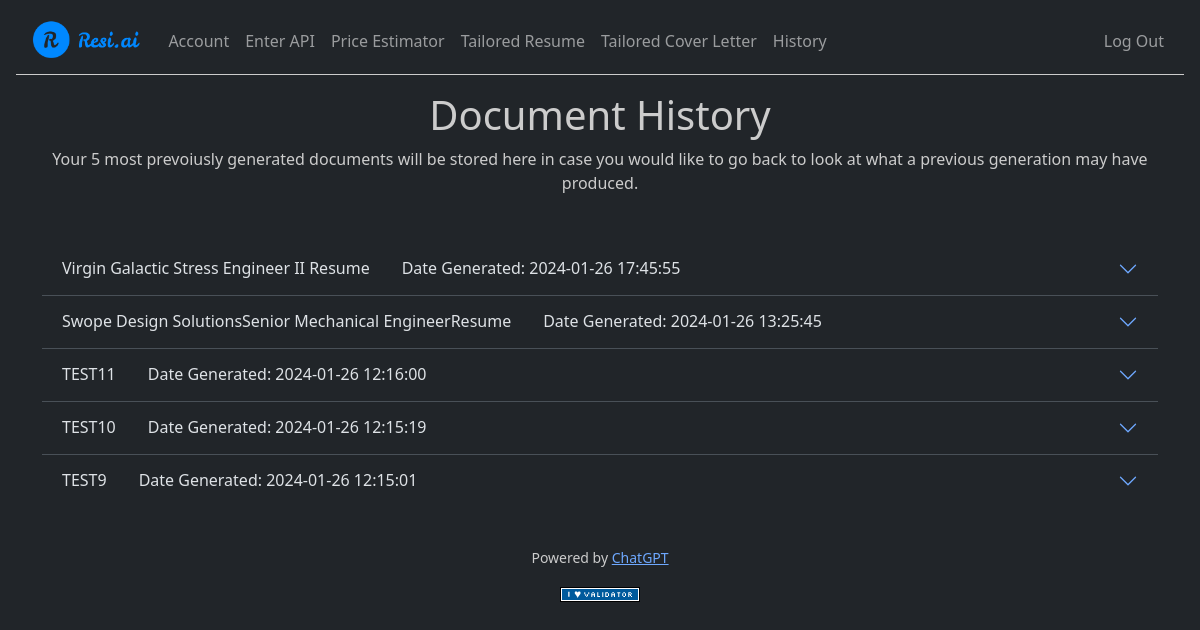
Page /history (signed in) on the earlier database version.
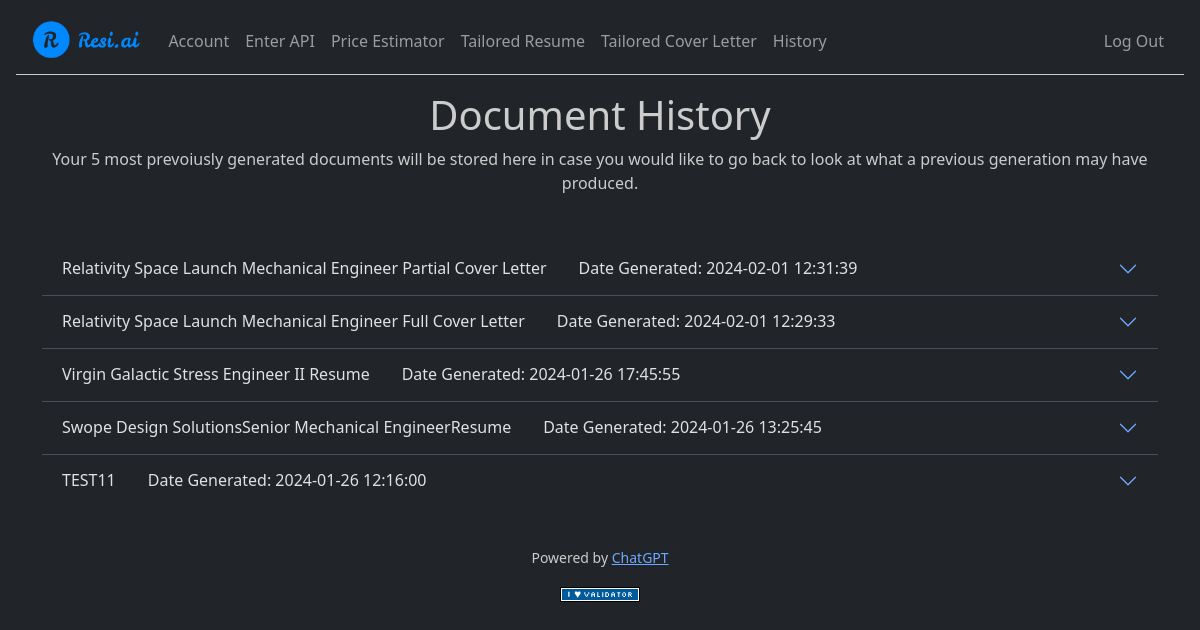
Same page on the later database version.
### tables this page shows
CREATE TABLE history (
id INTEGER PRIMARY KEY AUTOINCREMENT NOT NULL,
user_id INTEGER NOT NULL,
document_name TEXT NOT NULL,
company TEXT NOT NULL,
job_title TEXT NOT NULL,
document TEXT NOT NULL,
datetime TEXT NOT NULL,
FOREIGN KEY(user_id) REFERENCES users(id)
);

### app.py (the view)
@app.route("/history")
@login_required
def history():
    history = db.execute(
        "SELECT * FROM history WHERE user_id= ? ORDER BY datetime DESC;",
        session["user_id"]
    )
    return render_template("history.html", history=history)

### app.py (called while the page is built)
@app.after_request
def after_request(response):
    response.headers["Cache-Control"] = "no-cache, no-store, must-revalidate"
    response.headers["Expires"] = 0
    response.headers["Pragma"] = "no-cache"
    return response

### helpers.py (called while the page is built)
def login_required(f):
    @wraps(f)
    def decorated_function(*args, **kwargs):
        if session.get("user_id") is None:
            return redirect("/login")
        return f(*args, **kwargs)
    return decorated_function

### templates/history.html (shortened to what this page needs)
{% extends "layout.html" %}
{% block main %}
    <div class="mb-5">
        <h1>Document History</h1>
        <p>
            Your 5 most prevoiusly generated documents will be stored here in case you would like to go back to look at what a previous generation may have produced.
        </p>
    </div>
    <div class="accordion accordion-flush mb-4" id="accordionDocuments">
        {% for item in history %}
            <div class="accordion-item">
              <h2 class="accordion-header">
                <button class="accordion-button collapsed" type="button" data-bs-toggle="collapse" data-bs-target="#flush-collapse{{ item.id }}" aria-expanded="false" aria-controls="flush-collapse{{ item.id }}">
                  <span class="label-spacing">{{ item.document_name }}</span>
                  <span class="label-spacing">Date Generated: {{ item.datetime }}</span>
                </button>
              </h2>
            </div>
        {% endfor %}
    </div>
{% endblock %}

### templates/layout.html (shortened to what this page needs)
<!DOCTYPE html>
<html lang="en" data-bs-theme="dark">
    <head>
        <link href="https://cdn.jsdelivr.net/npm/bootstrap@5.3.2/dist/css/bootstrap.min.css" rel="stylesheet">
        <link href="/static/styles.css" rel="stylesheet">
    </head>
    <body>
        <nav class="navbar navbar-expand-md bg-dark" data-bs-theme="dark">
            <div class="container-fluid">
                <a class="navbar-brand" href="/">
                    <img src="../static/faviconio-logo/logo-header.png" alt="Resi.ai Logo">
                </a>
                <div class="collapse navbar-collapse" id="navbar">
                    {% if session["user_id"] %}
                        <ul class="navbar-nav me-auto mt-2">
                            <li class="nav-item"><a class="nav-link" href="/account">Account</a></li>
                            <li class="nav-item"><a class="nav-link" href="/api_key">Enter API</a></li>
                            <li class="nav-item"><a class="nav-link" href="/price_estimator">Price Estimator</a></li>
                            <li class="nav-item"><a class="nav-link" href="/">Tailored Resume</a></li>
                            <li class="nav-item"><a class="nav-link" href="/tailored_cover_letter">Tailored Cover Letter</a></li>
                            <li class="nav-item"><a class="nav-link" href="/history">History</a></li>
                        </ul>
                        <ul class="navbar-nav ms-auto mt-2">
                            <li class="nav-item"><a class="nav-link" href="/logout">Log Out</a></li>
                        </ul>
                    {% else %}
                        <ul class="navbar-nav ms-auto mt-2">
                            <li class="nav-item"><a class="nav-link" href="/about">About</a></li>
                            <li class="nav-item"><a class="nav-link" href="/register">Register</a></li>
                            <li class="nav-item"><a class="nav-link" href="/login">Log In</a></li>
                        </ul>
                    {% endif %}
                </div>
            </div>
        </nav>
        <main class="container py-3 text-center">
            {% block main %}{% endblock %}
        </main>
        <footer class="mb-5">
            <p class="mb-3 small text-center">
                Powered by <a href="https://openai.com/chatgpt">ChatGPT</a>
            </p>
            <form action="https://validator.w3.org/check" class="text-center" enctype="multipart/form-data" method="post" target="_blank">
                <input alt="Validate" src="/static/I_heart_validator.png" type="image">
            </form>
        </footer>
    </body>
</html>

### static/styles.css (style rules this page uses)
nav .navbar-brand { font-size: xx-large; }
.navbar { border-bottom: 1px solid #ccc; margin-left: 1rem; margin-right: 1rem; }
.navbar-brand img { border-radius: 5px; height: 2.5rem; width: auto; }
h1, p { color: #ccc; }
.label-spacing { margin-right: 2rem; }

Differences in the rows shown:
removed history: document_name "TEST10", datetime "2024-01-26 12:15:19"
removed history: document_name "TEST9", datetime "2024-01-26 12:15:01"
added history: document_name "Relativity Space Launch Mechanical Engineer Partial Cover Letter", datetime "2024-02-01 12:31:39"
added history: document_name "Relativity Space Launch Mechanical Engineer Full Cover Letter", datetime "2024-02-01 12:29:33"
